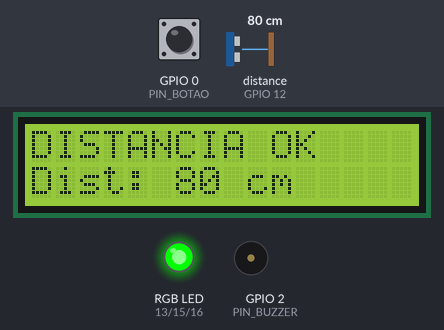
The sketch below on a simulated ESP8266 (NodeMCU). Parts: 16×2 character LCD, an RGB LED mixed from three pins (HIGH = lit), buzzer (waves = sounding). Wiring (inferred from the names in the program): ultrasonic range finder: trigger GPIO 14; echo GPIO 12. Inputs (shaded band) come from the test bench; at power-on: distance to the obstacle (sensor on GPIO 12) 80 cm, GPIO 0 (PIN_BOTAO) HIGH. The echo pulse lasts 58.3 µs per cm; WiFi joins after 1.5 s; servers stay silent unless stated; uploads are accepted with an empty reply; pins used as bus, display or sensor lines are not drawn; what the sketch prints to the serial monitor is not drawn.

Above: at 6.0 s.
6.1 s: distance to the obstacle (sensor on GPIO 12) set to 32 cm
At 7.3 s:
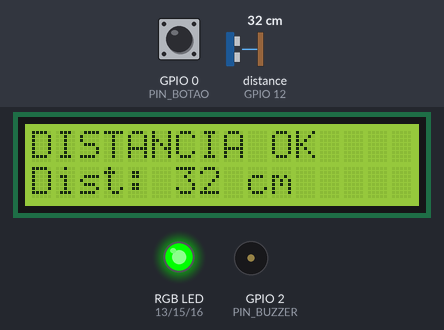
7.7 s: distance to the obstacle (sensor on GPIO 12) set to 27 cm
At 7.98 s:
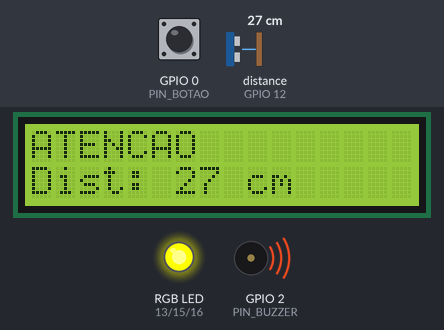
10.2 s: distance to the obstacle (sensor on GPIO 12) set to 12 cm
At 10.73 s:
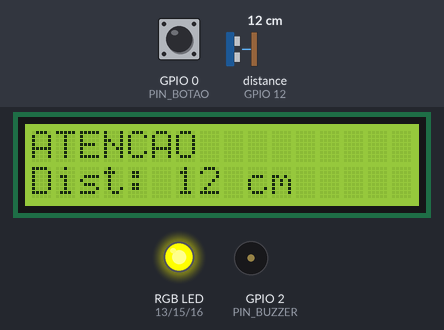
11.7 s: distance to the obstacle (sensor on GPIO 12) set to 9 cm
At 12.58 s:
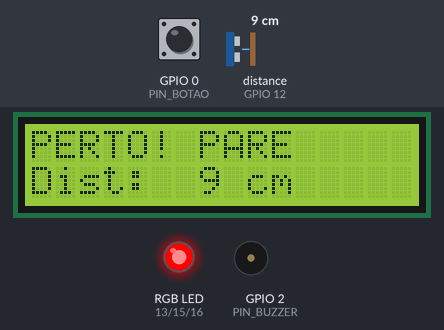
13.8 s: GPIO 0 (PIN_BOTAO) pulled LOW for 0.15 s
At 15.1 s:
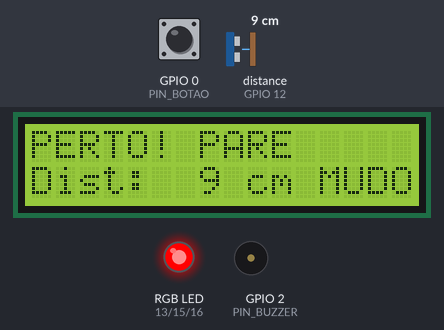
15.4 s: GPIO 0 (PIN_BOTAO) pulled LOW for 3.2 s
At 17.1 s:
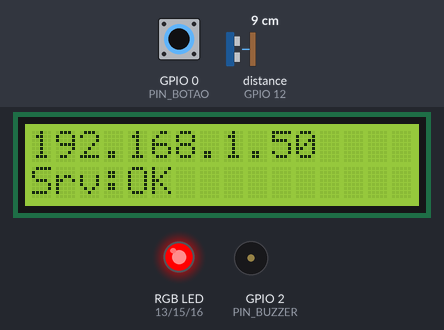
Timing chart, 0 to 18.6 s (numbered marks = the images above; inputs shaded):
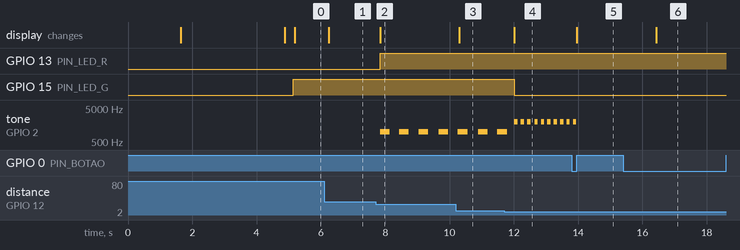

Measured:
- the behaviour switches between 31 and 30 cm on distance to the obstacle (sensor on GPIO 12) (found by bisection; images 1 and 2)
- the behaviour switches between 11 and 10 cm on distance to the obstacle (sensor on GPIO 12) (found by bisection; images 3 and 4)
- after the input at 6.1 s, the display: changes after 0.14 s (image 1)
- after the input at 7.7 s, GPIO 13 (PIN_LED_R): LOW → HIGH after 0.14 s; tone on GPIO 2 (PIN_BUZZER): alternates 1000 Hz for 0.30 s and silent for 0.30 s, starting after 0.14 s; the display: changes after 0.14 s (image 2)
- after the input at 10.2 s, the display: changes after 0.10 s (image 3)
- after the input at 11.7 s, GPIO 15 (PIN_LED_G): HIGH → LOW after 0.32 s; the display: changes after 0.32 s (image 4)
- after the input at 13.8 s, tone on GPIO 2 (PIN_BUZZER): goes on until 13.9 s, then stays silent; the display: changes after 0.16 s (image 5)
- after the input at 15.4 s, the display: changes after 1.0 s (image 6)

The sketch:

SensorProximidade.ino
```cpp
/*
 * ============================================================
 *  SENSOR DE PROXIMIDADE  -  Trabalho Final de Programação IV
 *  IFSC Câmpus Chapecó
 *
 *  Placa: NodeMCU ESP8266 (ESP-12E)
 *  Peças: sensor ultrassônico HC-SR04, display LCD 16x2 com módulo I2C,
 *         LED RGB, buzzer passivo e push button.
 *
 *  O que ele faz:
 *   1. Mede a distância (cm) várias vezes por segundo.
 *   2. Escolhe a "faixa" da distância (mensagem do LCD, cor do LED, buzzer).
 *      As faixas vêm do site (getjson.php) e são programadas pelo painel.
 *   3. Envia as leituras para o banco de dados (gravaleitura.php).
 *   4. Botão: clique curto = silenciar/ativar o buzzer.
 *             segurar 1 s  = alterna a tela (distância <-> status da rede).
 *
 *  Bibliotecas (Gerenciador de Bibliotecas da IDE):
 *    - ArduinoJson (Benoit Blanchon), versão 7.x
 *    - LiquidCrystal I2C (Frank de Brabander)
 *  Placa na IDE: "NodeMCU 1.0 (ESP-12E Module)"  (pacote esp8266 da ESP8266 Community)
 * ============================================================
 */

#include <ESP8266WiFi.h>
#include <ESP8266HTTPClient.h>
#include <WiFiClientSecure.h>
#include <ArduinoJson.h>
#include <Wire.h>
#include <LiquidCrystal_I2C.h>

// ============================================================
//  1) CONFIGURE AQUI
// ============================================================
const char* WIFI_SSID  = "IFSC";
const char* WIFI_SENHA = "campuschapeco";

const char* SERVIDOR   = "6noifsc.com.br";  // só o domínio, sem http:// e sem barra
const bool  USAR_HTTPS = true;              // a Hostinger costuma exigir HTTPS
const char* TOKEN      = "";                // só se você preencheu TOKEN_ESP no conexao.php
const int   SENSOR_ID  = 1;                 // id do sensor na tabela `sensor`

const bool  LED_ANODO_COMUM = false;        // true se o seu LED RGB for de ânodo comum (+)

// ============================================================
//  2) PINOS (números GPIO; entre parênteses o nome impresso na placa)
// ============================================================
const uint8_t PIN_TRIG   = 14;  // D5  -> TRIG do HC-SR04
const uint8_t PIN_ECHO   = 12;  // D6  <- ECHO do HC-SR04 (passando pelo divisor de tensão!)
const uint8_t PIN_LED_R  = 13;  // D7  -> LED vermelho (com resistor de 220 ohm)
const uint8_t PIN_LED_G  = 15;  // D8  -> LED verde    (com resistor de 220 ohm)
const uint8_t PIN_LED_B  = 16;  // D0  -> LED azul     (com resistor de 220 ohm) - sem PWM, só liga/desliga
const uint8_t PIN_BUZZER = 2;   // D4  -> buzzer passivo
const uint8_t PIN_BOTAO  = 0;   // D3  -> push button (outro lado no GND)
const uint8_t PIN_SDA    = 4;   // D2  -> SDA do módulo I2C do LCD
const uint8_t PIN_SCL    = 5;   // D1  -> SCL do módulo I2C do LCD

// ============================================================
//  3) TEMPOS
// ============================================================
const unsigned long INTERVALO_MEDIDA = 150;     // mede a cada 150 ms
const unsigned long INTERVALO_FAIXAS = 20000;   // busca as faixas no site a cada 20 s
const unsigned long INTERVALO_INATIVA = 10000;  // placa inativa: pergunta de novo a cada 10 s
const unsigned long ENVIO_MIN = 2000;           // envia se a distância mudou, no mínimo a cada 2 s
const unsigned long ENVIO_MAX = 10000;          // e sempre a cada 10 s, mesmo sem mudar
const int           VARIACAO_ENVIO = 3;         // "mudou" = variou 3 cm ou mais
const unsigned long PRESS_LONGO = 1000;         // segurar o botão por 1 s

// ============================================================
//  Faixas (o que fazer em cada intervalo de distância)
// ============================================================
struct Faixa {
  float    mn;       // distância mínima (cm), inclusive
  float    mx;       // distância máxima (cm), exclusive
  char     msg[17];  // mensagem do LCD (16 colunas)
  uint8_t  r, g, b;  // cor do LED (0 a 255)
  uint16_t tom;      // buzzer: frequência em Hz (0 = sem som)
  uint16_t tempo;    // buzzer: duração de cada bip em ms
};

const int MAX_FAIXAS = 12;
Faixa faixas[MAX_FAIXAS];
int   nFaixas = 0;
bool  faixasDoServidor = false;

// ============================================================
//  Estado do programa
// ============================================================
LiquidCrystal_I2C* lcd = nullptr;
char lcdCache[2][17] = {"", ""};

WiFiClientSecure clienteTls;
WiFiClient       clienteTcp;
String meuMac;
String statusServidor = "---";

bool placaAtiva = true;     // vem do servidor (tabela mac, campo ativo)
bool mudo = false;          // botão: clique curto
bool telaStatus = false;    // botão: segurar 1 s

const Faixa* faixaAtual = nullptr;
float distanciaAtual = -1;

unsigned long ultimaMedida = 0;
unsigned long ultimaSync = 0;
unsigned long ultimoEnvio = 0;
unsigned long ultimoBip = 0;
int ultimoEnviado = -1000;

bool botaoAnterior = HIGH;
unsigned long botaoDesde = 0;
bool longoTratado = false;

// ============================================================
//  LCD
// ============================================================
uint8_t acharLcd() {                    // procura o módulo I2C em 0x27 e 0x3F
  const uint8_t enderecos[] = {0x27, 0x3F};
  for (uint8_t e : enderecos) {
    Wire.beginTransmission(e);
    if (Wire.endTransmission() == 0) return e;
  }
  return 0x27;
}

// Escreve uma linha só se o texto mudou (evita piscar a tela)
void lcdLinha(uint8_t linha, const char* texto) {
  char buf[17];
  snprintf(buf, sizeof(buf), "%-16s", texto);
  if (strcmp(buf, lcdCache[linha]) != 0) {
    lcd->setCursor(0, linha);
    lcd->print(buf);
    strcpy(lcdCache[linha], buf);
  }
}

// ============================================================
//  LED RGB e buzzer
// ============================================================
void canalLed(uint8_t pino, uint8_t valor) {
  if (LED_ANODO_COMUM) valor = 255 - valor;
  if (pino == 16) {                                   // GPIO16 (D0) não tem PWM
    digitalWrite(pino, valor > 127 ? HIGH : LOW);
  } else {
    analogWrite(pino, map(valor, 0, 255, 0, 1023));
  }
}

void ledCor(uint8_t r, uint8_t g, uint8_t b) {
  canalLed(PIN_LED_R, r);
  canalLed(PIN_LED_G, g);
  canalLed(PIN_LED_B, b);
}

// Faz os bips da faixa atual (chamado o tempo todo, sem travar o programa)
void tocarBuzzer(const Faixa* f) {
  if (mudo || f == nullptr || f->tom == 0) {
    noTone(PIN_BUZZER);
    return;
  }
  unsigned long duracao = f->tempo > 0 ? f->tempo : 200;
  unsigned long agora = millis();
  if (agora - ultimoBip >= duracao * 2) {             // bip + silêncio de mesma duração
    tone(PIN_BUZZER, f->tom, duracao);
    ultimoBip = agora;
  }
}

// ============================================================
//  Sensor ultrassônico HC-SR04
// ============================================================
// Mede 3 vezes e usa a do meio (mediana) para ignorar leituras erradas.
// Retorna a distância em cm, ou -1 se não houve eco.
float medirCm() {
  float v[3];
  int n = 0;
  for (int i = 0; i < 3; i++) {
    digitalWrite(PIN_TRIG, LOW);
    delayMicroseconds(3);
    digitalWrite(PIN_TRIG, HIGH);                     // pulso de 10 microssegundos
    delayMicroseconds(10);
    digitalWrite(PIN_TRIG, LOW);
    unsigned long duracao = pulseIn(PIN_ECHO, HIGH, 25000UL);   // espera até 25 ms (~4 m)
    if (duracao > 0) v[n++] = duracao * 0.0343f / 2.0f;         // som: 343 m/s, ida e volta
    delay(8);
  }
  if (n == 0) return -1;
  for (int i = 0; i < n - 1; i++)                     // ordena (n é no máximo 3)
    for (int j = 0; j < n - 1 - i; j++)
      if (v[j] > v[j + 1]) { float t = v[j]; v[j] = v[j + 1]; v[j + 1] = t; }
  float cm = v[n / 2];
  return (cm < 2.0f) ? -1 : cm;
}

const Faixa* faixaPara(float cm) {
  for (int i = 0; i < nFaixas; i++)
    if (cm >= faixas[i].mn && cm < faixas[i].mx) return &faixas[i];
  return nullptr;
}

// Faixas de reserva (usadas até o site responder, ou se estiver sem internet)
void faixasPadrao() {
  nFaixas = 3;
  faixas[0] = {0, 10, "PERTO! PARE", 255, 0, 0, 2000, 100};
  faixas[1] = {10, 30, "ATENCAO", 255, 255, 0, 1000, 300};
  faixas[2] = {30, 400, "DISTANCIA OK", 0, 255, 0, 0, 0};
  faixasDoServidor = false;
}

// ============================================================
//  Rede: conversa com o site
// ============================================================
String urlBase() {
  return String(USAR_HTTPS ? "https://" : "http://") + SERVIDOR;
}

bool iniciarHttp(HTTPClient& http, const String& url) {
  http.setTimeout(5000);
  http.setFollowRedirects(HTTPC_STRICT_FOLLOW_REDIRECTS);
  if (USAR_HTTPS) return http.begin(clienteTls, url);
  return http.begin(clienteTcp, url);
}

// GET getjson.php -> atualiza as faixas e se a placa está ativa
bool buscarFaixas() {
  if (WiFi.status() != WL_CONNECTED) { statusServidor = "SEM REDE"; return false; }

  HTTPClient http;
  String url = urlBase() + "/getjson.php?mac=" + meuMac + "&sensor=" + String(SENSOR_ID);
  if (strlen(TOKEN) > 0) url += String("&token=") + TOKEN;
  if (!iniciarHttp(http, url)) { statusServidor = "ERRO URL"; return false; }

  int codigo = http.GET();
  if (codigo != HTTP_CODE_OK) {
    statusServidor = codigo == 404 ? String("MAC NAO CAD.")
                   : codigo > 0 ? String("ERRO ") + codigo : String("SEM RESP.");
    http.end();
    return false;
  }
  String corpo = http.getString();
  http.end();

  JsonDocument doc;
  if (deserializeJson(doc, corpo)) { statusServidor = "JSON INVAL."; return false; }

  placaAtiva = (doc["ativo"] | 1) == 1;

  int n = 0;
  for (JsonObject f : doc["faixas"].as<JsonArray>()) {
    if (n >= MAX_FAIXAS) break;
    Faixa& x = faixas[n++];
    x.mn    = f["min"] | 0.0f;
    x.mx    = f["max"] | 0.0f;
    x.r     = f["r"] | 0;
    x.g     = f["g"] | 0;
    x.b     = f["b"] | 0;
    x.tom   = f["tom"] | 0;
    x.tempo = f["tempo"] | 0;
    strlcpy(x.msg, f["msg"] | "", sizeof(x.msg));
  }
  nFaixas = n;
  faixasDoServidor = true;
  statusServidor = "OK";
  return true;
}

// POST gravaleitura.php -> grava a distância no banco (os triggers conferem e contam)
void enviarLeitura(int cm) {
  if (WiFi.status() != WL_CONNECTED) { statusServidor = "SEM REDE"; return; }

  HTTPClient http;
  if (!iniciarHttp(http, urlBase() + "/gravaleitura.php")) { statusServidor = "ERRO URL"; return; }
  http.addHeader("Content-Type", "application/x-www-form-urlencoded");

  String corpo = "mac=" + meuMac + "&sensor=" + String(SENSOR_ID) + "&valor=" + String(cm);
  if (strlen(TOKEN) > 0) corpo += String("&token=") + TOKEN;

  int codigo = http.POST(corpo);
  if (codigo == HTTP_CODE_OK)      statusServidor = "OK";
  else if (codigo == 403)          statusServidor = "INATIVO";
  else if (codigo == 404)          statusServidor = "MAC NAO CAD.";
  else statusServidor = codigo > 0 ? String("ERRO ") + codigo : String("SEM RESP.");
  http.end();
}

// ============================================================
//  Botão (INPUT_PULLUP: apertado = LOW)
// ============================================================
void tratarBotao() {
  bool atual = digitalRead(PIN_BOTAO);
  unsigned long agora = millis();

  if (atual == LOW && botaoAnterior == HIGH) {        // começou a apertar
    botaoDesde = agora;
    longoTratado = false;
  }
  if (atual == LOW && !longoTratado && agora - botaoDesde >= PRESS_LONGO) {
    telaStatus = !telaStatus;                         // segurou: troca a tela
    longoTratado = true;
  }
  if (atual == HIGH && botaoAnterior == LOW) {        // soltou
    if (!longoTratado && agora - botaoDesde >= 40) {  // clique curto (ignora ruído < 40 ms)
      mudo = !mudo;
      if (mudo) noTone(PIN_BUZZER);
    }
  }
  botaoAnterior = atual;
}

// ============================================================
//  Atualiza LCD e LED
// ============================================================
void mostrarSaidas() {
  char linha[24];

  if (!placaAtiva) {
    ledCor(0, 0, 0);
    lcdLinha(0, "PLACA INATIVA");
    lcdLinha(1, "Ative no painel");
    return;
  }

  if (telaStatus) {                                   // tela 2: status da rede
    lcdLinha(0, WiFi.status() == WL_CONNECTED ? WiFi.localIP().toString().c_str() : "Sem Wi-Fi");
    snprintf(linha, sizeof(linha), "Srv:%s", statusServidor.c_str());
    lcdLinha(1, linha);
  } else {                                            // tela 1: mensagem da faixa + distância
    if (faixaAtual != nullptr)       lcdLinha(0, faixaAtual->msg);
    else if (distanciaAtual < 0)     lcdLinha(0, "SEM LEITURA");
    else                             lcdLinha(0, "SEM FAIXA");

    if (distanciaAtual < 0) snprintf(linha, sizeof(linha), "Dist: --- cm");
    else snprintf(linha, sizeof(linha), "Dist:%3d cm%s", (int)(distanciaAtual + 0.5f), mudo ? " MUDO" : "");
    lcdLinha(1, linha);
  }

  if (faixaAtual != nullptr) ledCor(faixaAtual->r, faixaAtual->g, faixaAtual->b);
  else ledCor(0, 0, 0);
}

// ============================================================
//  setup() e loop()
// ============================================================
void setup() {
  Serial.begin(115200);
  Serial.println();
  Serial.println("Sensor de Proximidade - iniciando");

  pinMode(PIN_TRIG, OUTPUT);
  pinMode(PIN_ECHO, INPUT);
  pinMode(PIN_BOTAO, INPUT_PULLUP);
  pinMode(PIN_LED_R, OUTPUT);
  pinMode(PIN_LED_G, OUTPUT);
  pinMode(PIN_LED_B, OUTPUT);
  pinMode(PIN_BUZZER, OUTPUT);
  analogWriteRange(1023);
  ledCor(0, 0, 0);

  Wire.begin(PIN_SDA, PIN_SCL);
  lcd = new LiquidCrystal_I2C(acharLcd(), 16, 2);
  lcd->init();
  lcd->backlight();
  lcdLinha(0, "Sensor Proximid.");
  lcdLinha(1, "Iniciando...");

  faixasPadrao();                                     // funciona mesmo sem internet

  clienteTls.setInsecure();                           // não valida o certificado (projeto escolar)
  clienteTls.setBufferSizes(1024, 512);               // economiza memória no TLS

  WiFi.mode(WIFI_STA);
  WiFi.persistent(false);
  WiFi.setAutoReconnect(true);
  WiFi.begin(WIFI_SSID, WIFI_SENHA);
  lcdLinha(1, "Conectando WiFi");
  unsigned long inicio = millis();
  while (WiFi.status() != WL_CONNECTED && millis() - inicio < 20000) {
    delay(300);
    Serial.print('.');
  }
  Serial.println();

  meuMac = WiFi.macAddress();                         // é o MAC que você cadastra em "Placas"
  Serial.print("MAC desta placa: ");
  Serial.println(meuMac);
  if (WiFi.status() == WL_CONNECTED) {
    Serial.print("IP: ");
    Serial.println(WiFi.localIP());
    // mostra o MAC por 3 s (o LCD tem só 16 colunas, então ele vai em duas linhas)
    String parte1 = "MAC " + meuMac.substring(0, 11) + ":";   // MAC 5C:CF:7F:67:
    String parte2 = "    " + meuMac.substring(12);             //     A2:49
    lcdLinha(0, parte1.c_str());
    lcdLinha(1, parte2.c_str());
    delay(3000);
  }

  buscarFaixas();
  ultimaSync = millis();
  lcdLinha(0, "");
  lcdLinha(1, "");
}

void loop() {
  unsigned long agora = millis();

  tratarBotao();

  // 1) Busca as faixas no site de tempos em tempos
  unsigned long intervalo = placaAtiva ? INTERVALO_FAIXAS : INTERVALO_INATIVA;
  if (agora - ultimaSync >= intervalo) {
    buscarFaixas();
    ultimaSync = millis();
  }

  // 2) Mede a distância e decide a faixa (tudo local: o alerta é imediato)
  if (placaAtiva && agora - ultimaMedida >= INTERVALO_MEDIDA) {
    ultimaMedida = agora;
    distanciaAtual = medirCm();
    faixaAtual = distanciaAtual < 0 ? nullptr : faixaPara(distanciaAtual);

    // 3) Envia ao banco quando a distância mudou ou de tempos em tempos
    if (distanciaAtual >= 0) {
      int cm = (int)(distanciaAtual + 0.5f);
      unsigned long desde = millis() - ultimoEnvio;
      bool mudou = abs(cm - ultimoEnviado) >= VARIACAO_ENVIO;
      if ((mudou && desde >= ENVIO_MIN) || desde >= ENVIO_MAX) {
        enviarLeitura(cm);
        ultimoEnviado = cm;
        ultimoEnvio = millis();
      }
    }
  }

  // 4) Atualiza LCD, LED e buzzer
  mostrarSaidas();
  if (placaAtiva) tocarBuzzer(faixaAtual);
  else noTone(PIN_BUZZER);
}
```
